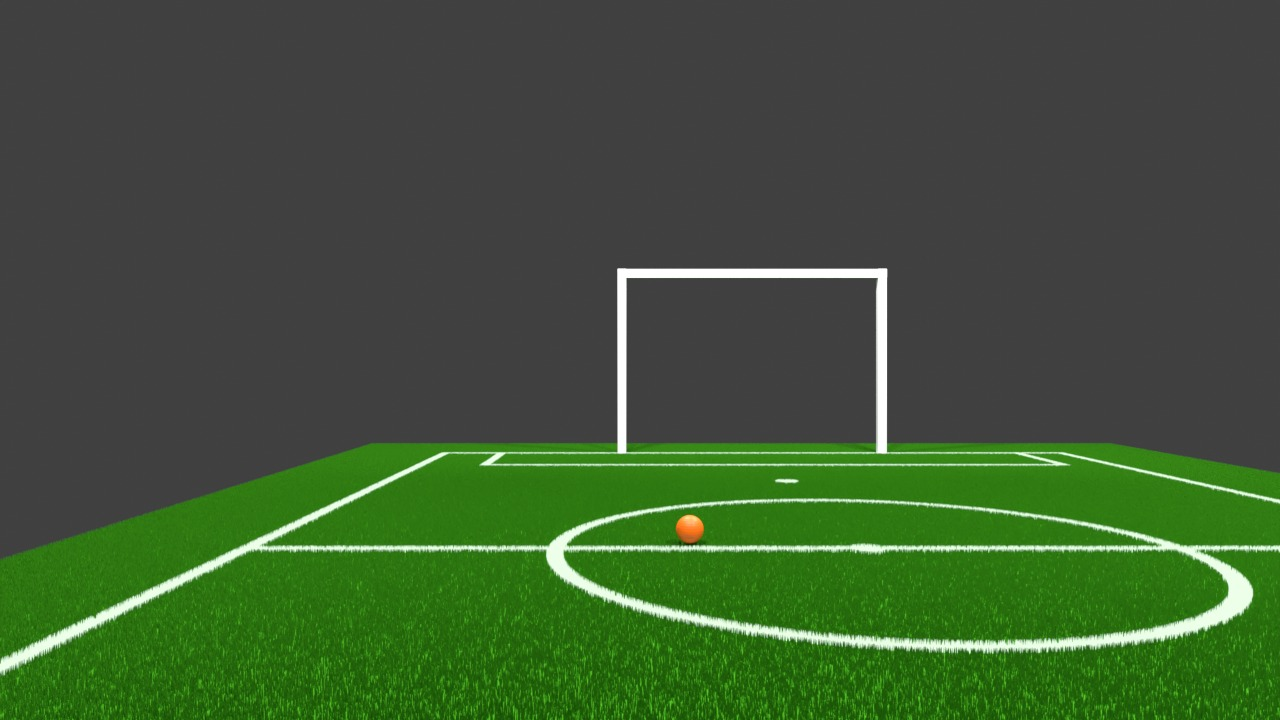
#> input picture src/sample_program/samplesIMG/sampleLineDet.jpeg, 1280 x 720 px, found by its file name
$ python field_detection3.py
#> lines starting #> are read from the running program, lines starting #| are printed output that depends on the picture; after the words box and inside, x2 and y2 are one past the last pixel; in counts of white or black regions, pixels touching at a corner belong together
import cv2 as cv
import numpy as np


def process_image(image_path):
    low_green = np.array([35, 100, 100])
    upper_green = np.array([85,255,255])

    img = cv.imread(image_path)

    if img is None:
        raise ValueError('image is not found or invalid path')

    hsv = cv.cvtColor(img, cv.COLOR_BGR2HSV)

    v_channel = hsv[:, :, 2]
    adaptive_thresh = cv.adaptiveThreshold(v_channel, 255, cv.ADAPTIVE_THRESH_GAUSSIAN_C, cv.THRESH_BINARY, 11, 2)

    green_mask = cv.inRange(hsv, low_green, upper_green)

    # combine green mask with adaptive threshold
    green_mask_thresh = cv.bitwise_and(green_mask, adaptive_thresh)

    # closing to remove holes
    kernel = cv.getStructuringElement(cv.MORPH_ELLIPSE, (3, 3))
    green_mask_cleaned = cv.morphologyEx(green_mask_thresh, cv.MORPH_CLOSE, kernel, iterations=3)

    contours, _ = cv.findContours(green_mask_cleaned, cv.RETR_EXTERNAL, cv.CHAIN_APPROX_SIMPLE)
    largest_contour = max(contours, key=cv.contourArea) if contours else None

    roi_mask = np.zeros(green_mask_cleaned.shape, dtype=np.uint8)
    if largest_contour is not None:
        cv.drawContours(roi_mask, [cv.convexHull(largest_contour)], -1, 255, thickness=-1)

    if largest_contour is None:
        return img, green_mask_cleaned  # Return original image and mask if no contour is found

    roi_image = cv.bitwise_and(img, img, mask=roi_mask)

    return roi_image, green_mask_cleaned

def binarizing(roi_image_hsv):
    # White line
    roi_image_hsv = cv.cvtColor(roi_image_hsv, cv.COLOR_BGR2HSV)
    white_lower = np.array([0, 0, 155], dtype=np.uint8)
    white_upper = np.array([255, 155, 255], dtype=np.uint8)

    line_mask = cv.inRange(roi_image_hsv, white_lower, white_upper)
    kernel = np.ones((2, 2), np.uint8)

    line_mask = cv.morphologyEx(line_mask, cv.MORPH_CLOSE, kernel)  # Fill small gaps
    return line_mask

def medianFilter(binarized_roi_image, kernel_size=3):

    filter_roi = cv.medianBlur(binarized_roi_image, kernel_size)
    return filter_roi

def thinning(binarized_roi_image):
    kernel = np.ones((2,2), np.uint8)
    kernel_rect = cv.getStructuringElement(cv.MORPH_RECT, (5, 3))

    thinned = cv.ximgproc.thinning(binarized_roi_image, thinningType=cv.ximgproc.THINNING_ZHANGSUEN)
    # thinned = cv.erode(thinned, kernel_rect)
    return thinned

# Receives thinned line from zhangsuen
def enchanceThinned(Thinned):
    kernel1 = np.ones((2, 2), np.uint8)
    kernel_rect = cv.getStructuringElement(cv.MORPH_RECT, (5, 3))

    dilated_thinned_line = cv.dilate(Thinned, kernel_rect)

    # Remove noise
    dilated_thinned_line = cv.morphologyEx(dilated_thinned_line, cv.MORPH_OPEN, kernel1)

    return dilated_thinned_line


# hough transform
def houghDetect(Thinned):
    lines = cv.HoughLinesP(Thinned, rho= 1, theta=np.pi/180, threshold = 50, minLineLength=10, maxLineGap=5)
    return lines

# [25 lines left out: functions get_neighbors, count_transitions, not called in this run]

# Detect line using graph implementation
def find_nodes_with_weights(skeleton):
    nodes = []
    rows, cols = skeleton.shape

    for y in range(1, rows - 1):
        for x in range(1, cols - 1):
            if skeleton[y, x] == 255:  # Line pixel
                # Count neighbors in 3x3 window
                neighbors = skeleton[y-1:y+2, x-1:x+2] > 0
                num_neighbors = np.sum(neighbors) - 1  # Exclude center pixel

                # Assign weight based on connectivity
                weight = num_neighbors
                if weight > 0:
                    nodes.append((x, y, weight))

    return nodes

def digestion_algorithm(nodes, radius):
    nodes = sorted(nodes, key=lambda n: n[2], reverse=True)  # Sort by weight
    consumed = set()
    major_nodes = []

    for i, (x1, y1, weight1) in enumerate(nodes):
        if i in consumed:
            continue

        current_node = [x1, y1, weight1]
        for j, (x2, y2, weight2) in enumerate(nodes):
            if i == j or j in consumed:
                continue

            # Check distance between nodes
            distance = np.sqrt((x1 - x2)**2 + (y1 - y2)**2)
            if distance <= radius:
                if weight1 >= weight2:
                    current_node[2] += weight2
                    consumed.add(j)
                else:
                    consumed.add(i)
                    break

        if i not in consumed:
            major_nodes.append(tuple(current_node))

    return major_nodes


# adding graph building function

# [28 lines left out: function build_lines_from_nodes, not called in this run]

# build lines from major node continuosly
def build_lines_from_nodes_continuosly(major_nodes, radius):
    lines = []

    for i, (x1, y1, _) in enumerate(major_nodes):
        line = [(x1, y1)]  # Start a new line with the current node

        for j, (x2, y2, _) in enumerate(major_nodes):
            if i != j : # Ensure not to connect the node to itself
                distance = np.sqrt((x1 - x2)**2 + (y1 - y2)**2)
                if distance <= radius:
                    line.append((x2, y2))  # Add the connected node to the line

        lines.append(line) # Append the formed line

    return lines


def detect_intersections(lines):
    from collections import Counter

    # Flatten all line nodes into a single list
    node_counts = Counter(node for line in lines for node in line)

    intersections = {'L': [], 'T': [], 'X': []}

    for node, count in node_counts.items():
        if count == 2:
            intersections['L'].append(node)
        elif count == 3:
            intersections['T'].append(node)
        elif count >= 4:
            intersections['X'].append(node)

    return intersections

def processing(roi_image):
    roi_image_copy = roi_image.copy()
    binarized_image = binarizing(roi_image_copy)
    filtered_image = medianFilter(binarized_image)
    thinned_line = thinning(filtered_image)
    thinned_line = enchanceThinned(thinned_line)
    nodes = find_nodes_with_weights(thinned_line)

    # perform digestion
    major_nodes = digestion_algorithm(nodes, radius=5)

    lines = build_lines_from_nodes_continuosly(major_nodes, radius=10)

    # detect intersections
    intersections = detect_intersections(lines)

    return thinned_line, major_nodes, lines, intersections


# drawing intersection on original image
def draw_lines_intersection(ori_image, lines, intersections):
    # Draw lines
    for line in lines:
        for i in range(len(line) - 1):
            x1, y1 = line[i]
            x2, y2 = line[i + 1]
            cv.line(ori_image, (x1, y1), (x2, y2), (255, 0, 0), 2)  # Blue lines
    #  Draw intersections
    colors = {'L': (0, 255, 0), 'T': (0, 0, 255), 'X': (255, 255, 0)}  # Green, Red, Yellow
    for category, nodes in intersections.items():
        for x, y in nodes:
            cv.circle(ori_image, (x, y), 5, colors[category], -1)  # Filled circles

def display_result(original_image, lines, thinned_line,intersections, major_nodes):
    result_image =original_image.copy()

    # draw lines and intersections
    draw_lines_intersection(result_image, lines, intersections)

    cv.imshow("thinned line", thinned_line)
    cv.imshow('Result Image with lines and intersections', result_image)

    node_overlay = cv.cvtColor(thinned_line, cv.COLOR_GRAY2BGR)
    for x, y, weight in major_nodes:
        cv.circle(node_overlay, (x, y), 3, (0, 0, 255), -1)  # Red dots for nodes
    cv.imshow('Major Nodes', node_overlay)
    cv.waitKey(0)
    cv.destroyAllWindows()

def main():
    image_path = "/home/altair/Documents/ALTAIR-vision/src/sample_program/samplesIMG/sampleLineDet.jpeg"
    try:
        roi_image, green_mask_cleaned = process_image(image_path)
#> in process_image, img is the input picture: shape (720, 1280, 3); mean B, G, R 53.5, 87.2, 62.8
#> in process_image, `adaptive_thresh = cv.adaptiveThreshold(v_channel, 255, cv.ADAPTIVE_THR..`:
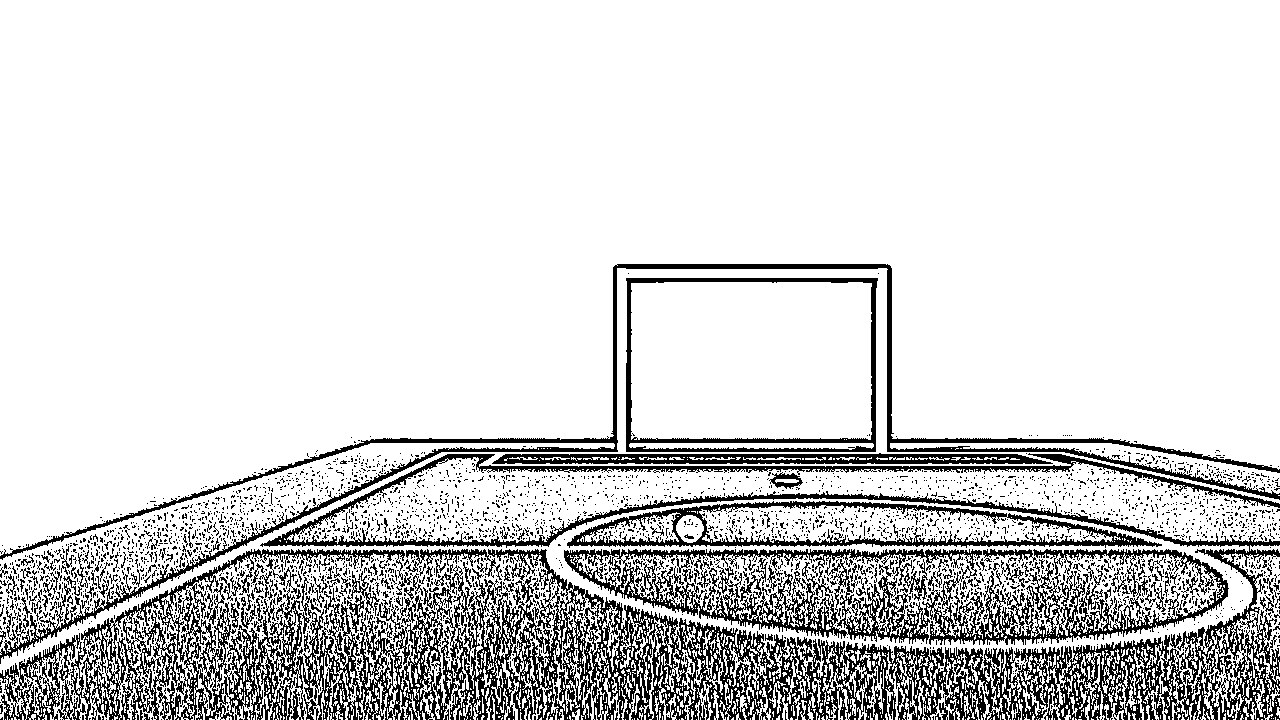
#> adaptive_thresh: shape (720, 1280); 83.7% white; 3471 black regions (3275 under 20 px), largest, box (x1, y1, x2, y2) and area: (0, 453, 1280, 720) 80494, (564, 549, 1229, 645) 19368, (0, 264, 1280, 664) 12784
#> in process_image, `green_mask_cleaned = cv.morphologyEx(green_mask_thresh, cv.MORPH_CLOSE..`:
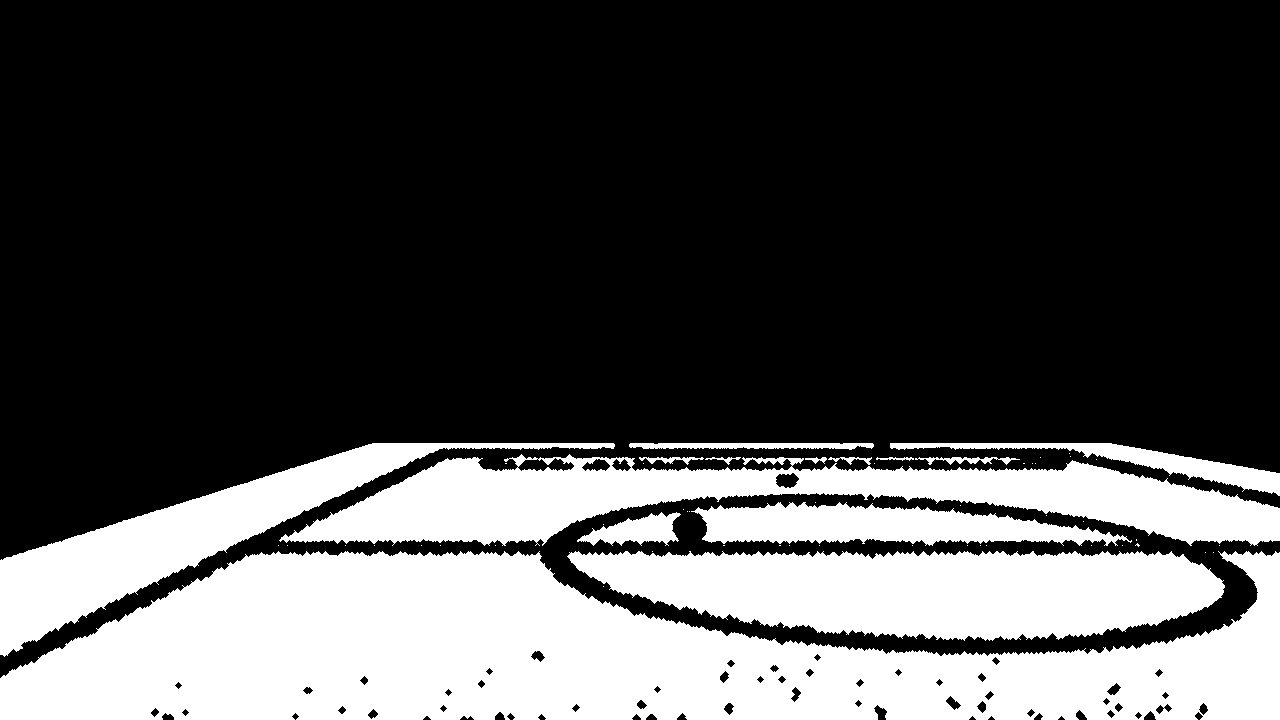
#> green_mask_cleaned: shape (720, 1280); 29.6% white; 56 white regions (42 under 20 px)
#> in process_image, `contours, _ = cv.findContours(green_mask_cleaned, cv.RETR_EXTERNAL, cv..`: contours = 56 contours, 42 with area under 20; largest, box (x1, y1, x2, y2) and area: (0, 551, 1280, 720) 137209, (279, 454, 1280, 546) 43426, (567, 551, 1225, 641) 43248, (0, 443, 615, 657) 26520, (691, 502, 1132, 546) 11361
#> in process_image, `largest_contour = max(contours, key=cv.contourArea) if contours else N..`: largest_contour = contour of 914 points, box (x1, y1, x2, y2) (0, 551, 1280, 720), area 137209
        thinned_line, major_nodes, lines, intersections = processing(roi_image)
#> after the loop in find_nodes_with_weights, `for y in range(1, rows - 1):`: nodes = 3337 items, first 6: (570, 552, 3), (571, 552, 5), (572, 552, 5), (573, 552, 5), (574, 552, 3), (809, 552, 3)
#> in digestion_algorithm, `nodes = sorted(nodes, key=lambda n: n[2], reverse=True)`: nodes = 3337 items, first 6: (571, 553, 8), (572, 553, 8), (573, 553, 8), (810, 553, 8), (811, 553, 8), (812, 553, 8)
#> the loop in digestion_algorithm, `for i, (x1, y1, weight1) in enumerate(nodes):` made 3337 passes
#> (x1, y1) on passes 2, 3, 5: (572, 553), (573, 553), (811, 553)
#> after the loop in digestion_algorithm, `for i, (x1, y1, weight1) in enumerate(nodes):`: consumed = 3180 items; major_nodes = 157 items, first 6: (571, 553, 76), (810, 553, 110), (834, 553, 76), (863, 553, 206), (869, 553, 154), (875, 553, 146)
#> the loop in build_lines_from_nodes_continuosly, `for i, (x1, y1, _) in enumerate(major_nodes):` made 157 passes
#> (x1, y1) on passes 1 to 3: (571, 553), (810, 553), (834, 553)
#> after the loop in build_lines_from_nodes_continuosly, `for i, (x1, y1, _) in enumerate(major_nodes):`: lines = 157 items
#> the loop in detect_intersections, `for node, count in node_counts.items():` made 157 passes
#> (node, count) on passes 1 to 3: ((571, 553), 1), ((810, 553), 1), ((834, 553), 1)
#> in processing, `intersections = detect_intersections(lines)`: intersections = 3 items
#> lines = 157 items; intersections = 3 items

        # Load the original image again for display purposes
        original_image = cv.imread(image_path)
        if original_image is None:
            raise ValueError("Could not load the original image for display.")

        display_result(original_image, lines, thinned_line, intersections, major_nodes)
#> the loop in draw_lines_intersection, `for line in lines:` made 157 passes
#> the loop in draw_lines_intersection, `for category, nodes in intersections.items():` made 3 passes
#> after the loop in draw_lines_intersection, `for category, nodes in intersections.items():`:
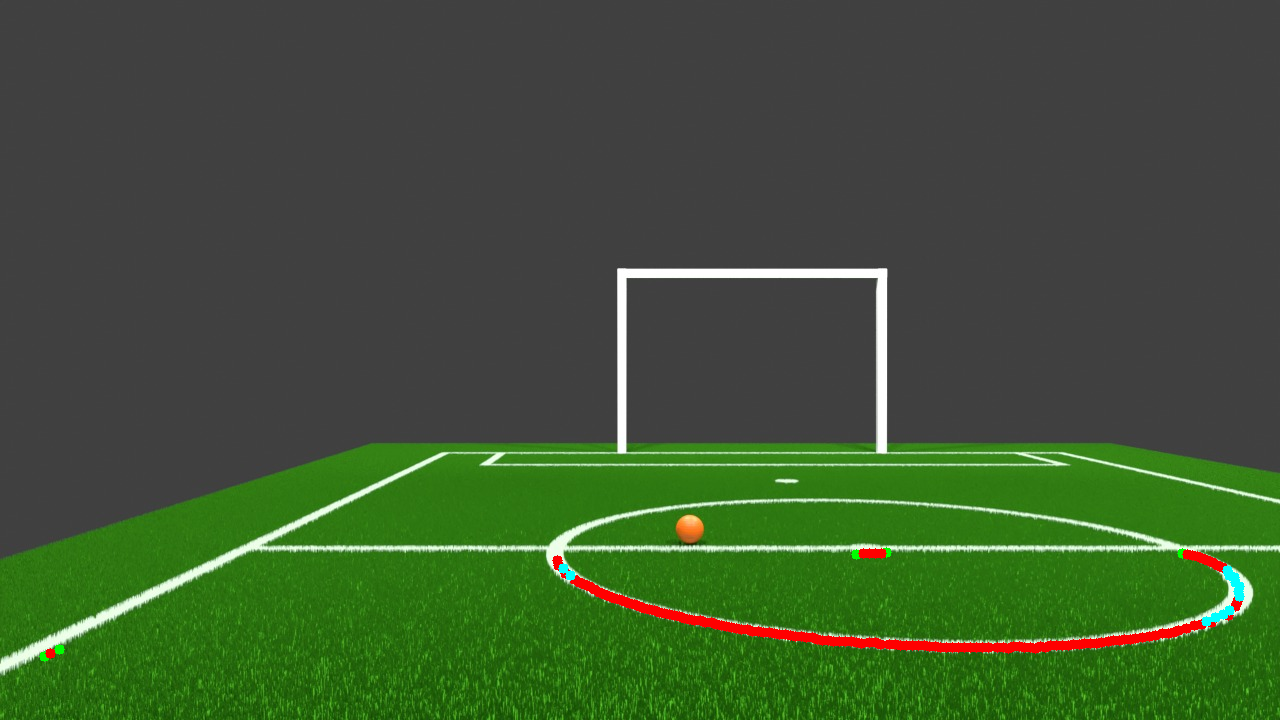
#> ori_image: shape (720, 1280, 3); mean B, G, R 52, 85.5, 63
#> the loop in display_result, `for x, y, weight in major_nodes:` made 157 passes
#> after the loop in display_result, `for x, y, weight in major_nodes:`:
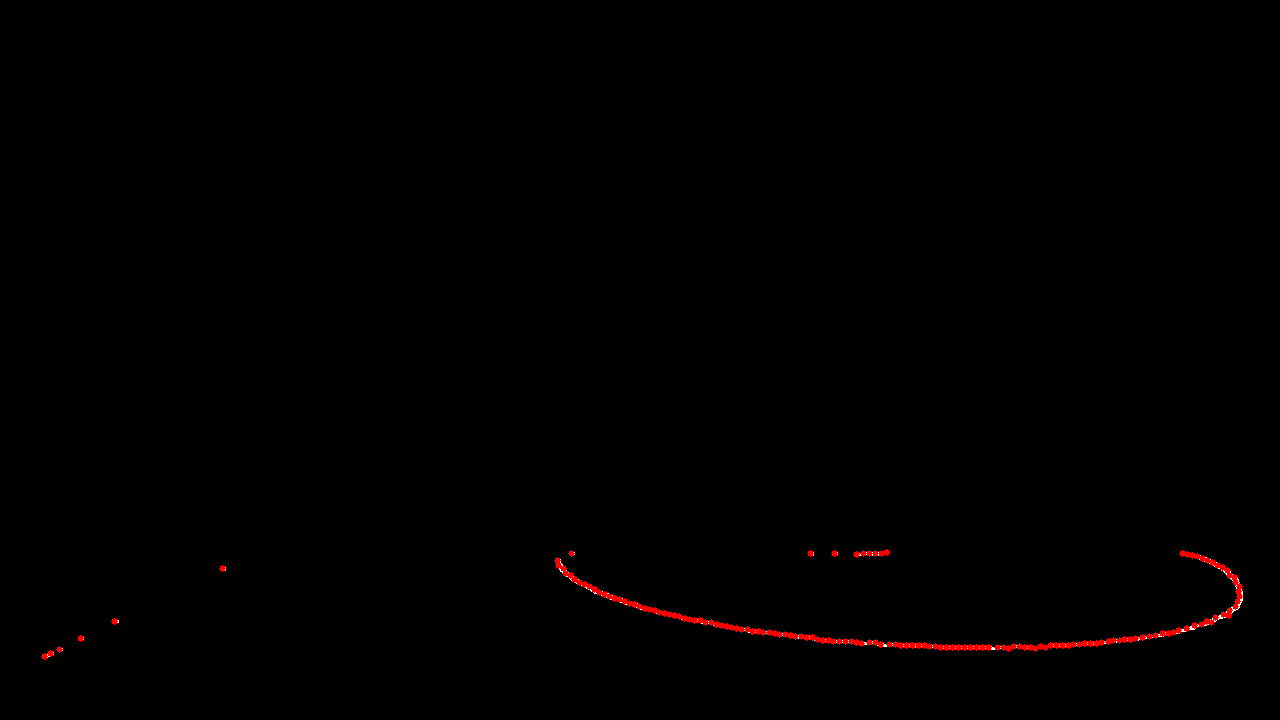
#> node_overlay: shape (720, 1280, 3); mean B, G, R 0.1, 0.1, 1.3

    except ValueError as e:
        print(f"Error: {e}")
    except Exception as e:
        print(f"An unexpected error occurred: {e}")

if __name__ == "__main__":
    main()
